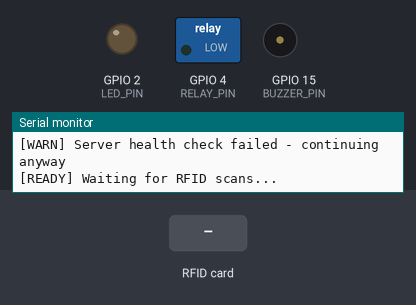
Bench run of a sketch on a simulated ESP32. Shown: switched loads named in the sketch (green lamp = pin HIGH), output pins drawn as LEDs (lit = HIGH), buzzer (waves = sounding, pin HIGH), the last lines printed to the serial monitor. Dashed ring = blinking. The test bench sets the inputs (shaded band). WiFi joins after 1.5 s; servers stay silent unless stated; uploads are accepted with an empty reply.

Above: at 3.4 s.
3.5 s: RFID card 5E 7A 19 C4 held to the reader
At 3.85 s:
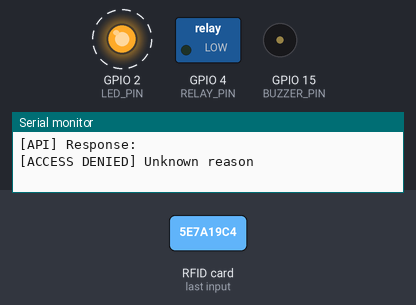
At 5.3 s:
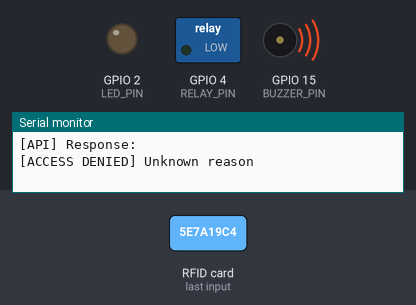
Timing chart, 0 to 7.0 s (numbered marks = the images above; inputs shaded):
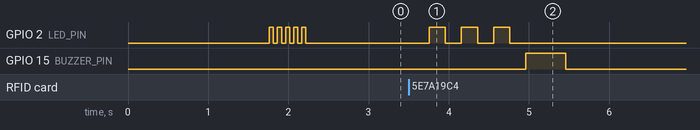

Measured:
- after the input at 3.5 s, GPIO 2 (LED_PIN): alternates HIGH for 0.20 s and LOW for 0.20 s, 6 changes in all, then stays LOW, starting after 0.26 s; GPIO 15 (BUZZER_PIN): LOW → HIGH after 1.5 s, → LOW 0.50 s later

The sketch:

entry_gate.ino
```cpp
/*
 * Production ESP32 Entry Gate Firmware
 * Version: 2.0 - Production Hardened
 *
 * Features:
 * - WiFi auto-reconnect
 * - API timeout handling (10s)
 * - Duplicate scan suppression (5s cooldown)
 * - Fail-safe relay control
 * - Health check on startup
 * - Comprehensive error handling
 */

#include <WiFi.h>
#include <HTTPClient.h>
#include <SPI.h>
#include <MFRC522.h>

// ============================================================================
// CONFIGURATION - Update these for your setup
// ============================================================================

const char* WIFI_SSID = "YOUR_WIFI_SSID";
const char* WIFI_PASSWORD = "YOUR_WIFI_PASSWORD";
const char* SERVER_URL = "http://YOUR_SERVER_IP/gym-management/api/gate.php";
const char* GATE_ID = "ENTRY_01";

// Hardware pins
#define SS_PIN 5
#define RST_PIN 22
#define RELAY_PIN 4
#define LED_PIN 2
#define BUZZER_PIN 15  // Optional

// Timing configuration (from server .env)
#define SCAN_COOLDOWN_MS 5000      // 5 seconds
#define API_TIMEOUT_MS 10000        // 10 seconds
#define GATE_OPEN_DURATION_MS 3000  // 3 seconds
#define WIFI_RECONNECT_DELAY_MS 500
#define MAX_WIFI_ATTEMPTS 20

// Debug mode
#define DEBUG_MODE true

// ============================================================================
// GLOBAL VARIABLES
// ============================================================================

MFRC522 rfid(SS_PIN, RST_PIN);
unsigned long lastScanTime = 0;
String lastScannedUID = "";
int consecutiveFailures = 0;

// ============================================================================
// SETUP
// ============================================================================

void setup() {
    Serial.begin(115200);
    Serial.println("\n\n=================================");
    Serial.println("GYM ENTRY GATE - PRODUCTION v2.0");
    Serial.println("=================================\n");

    // Initialize hardware
    pinMode(RELAY_PIN, OUTPUT);
    pinMode(LED_PIN, OUTPUT);
    pinMode(BUZZER_PIN, OUTPUT);
    digitalWrite(RELAY_PIN, LOW);  // Gate closed
    digitalWrite(LED_PIN, LOW);
    digitalWrite(BUZZER_PIN, LOW);

    // Initialize RFID
    SPI.begin();
    rfid.PCD_Init();
    Serial.println("[OK] RFID RC522 initialized");

    // Connect to WiFi
    connectWiFi();

    // Health check
    if (checkServerHealth()) {
        Serial.println("[OK] Server health check passed");
        blinkSuccess();
    } else {
        Serial.println("[WARN] Server health check failed - continuing anyway");
        blinkWarning();
    }

    Serial.println("\n[READY] Waiting for RFID scans...\n");
}

// ============================================================================
// MAIN LOOP
// ============================================================================

void loop() {
    // WiFi watchdog
    if (WiFi.status() != WL_CONNECTED) {
        Serial.println("[ERROR] WiFi disconnected!");
        blinkError();
        reconnectWiFi();
        return;
    }

    // Check for new card
    if (!rfid.PICC_IsNewCardPresent()) {
        delay(50);
        return;
    }

    if (!rfid.PICC_ReadCardSerial()) {
        delay(50);
        return;
    }

    // Read UID
    String rfidUID = getRFIDString();
    unsigned long currentTime = millis();

    // Cooldown check - prevent duplicate scans
    if (rfidUID == lastScannedUID && (currentTime - lastScanTime) < SCAN_COOLDOWN_MS) {
        if (DEBUG_MODE) {
            Serial.println("[COOLDOWN] Same card scanned within cooldown window - ignored");
        }
        rfid.PICC_HaltA();
        rfid.PCD_StopCrypto1();
        return;
    }

    lastScannedUID = rfidUID;
    lastScanTime = currentTime;

    Serial.println("========================================");
    Serial.print("[SCAN] RFID UID: ");
    Serial.println(rfidUID);
    Serial.print("[INFO] Time: ");
    Serial.println(getTimestamp());

    // Process entry request
    bool success = processEntry(rfidUID);

    if (success) {
        consecutiveFailures = 0;
        openGate();
        blinkSuccess();
    } else {
        consecutiveFailures++;
        blinkError();

        // If too many consecutive failures, check server health
        if (consecutiveFailures >= 3) {
            Serial.println("[WARN] Multiple failures - checking server...");
            if (!checkServerHealth()) {
                Serial.println("[ERROR] Server unreachable!");
                blinkWarning();
            }
            consecutiveFailures = 0;
        }
    }

    rfid.PICC_HaltA();
    rfid.PCD_StopCrypto1();
    delay(1000);  // Brief delay before next scan
}

// ============================================================================
// CORE FUNCTIONS
// ============================================================================

bool processEntry(String rfidUID) {
    HTTPClient http;
    http.setTimeout(API_TIMEOUT_MS);

    String url = String(SERVER_URL) + "?type=entry&rfid_uid=" + rfidUID + "&gate_id=" + GATE_ID;

    if (DEBUG_MODE) {
        Serial.print("[API] Calling: ");
        Serial.println(url);
    }

    http.begin(url);
    int httpCode = http.GET();

    if (httpCode != 200) {
        Serial.print("[ERROR] HTTP ");
        Serial.println(httpCode);
        http.end();
        return false;
    }

    String response = http.getString();
    http.end();

    if (DEBUG_MODE) {
        Serial.print("[API] Response: ");
        Serial.println(response);
    }

    // CRITICAL: Must have BOTH success:true AND action:open
    if (response.indexOf("\"success\":true") > 0 &&
        response.indexOf("\"action\":\"open\"") > 0) {

        // Extract member name if available
        int nameStart = response.indexOf("\"name\":\"");
        if (nameStart > 0) {
            nameStart += 8;
            int nameEnd = response.indexOf("\"", nameStart);
            String memberName = response.substring(nameStart, nameEnd);
            Serial.print("[ACCESS GRANTED] Welcome: ");
            Serial.println(memberName);
        } else {
            Serial.println("[ACCESS GRANTED]");
        }

        return true;
    }

    // Extract denial reason
    int reasonStart = response.indexOf("\"message\":\"");
    if (reasonStart > 0) {
        reasonStart += 11;
        int reasonEnd = response.indexOf("\"", reasonStart);
        String reason = response.substring(reasonStart, reasonEnd);
        Serial.print("[ACCESS DENIED] ");
        Serial.println(reason);
    } else {
        Serial.println("[ACCESS DENIED] Unknown reason");
    }

    return false;
}

void openGate() {
    Serial.println("[GATE] Opening...");
    digitalWrite(RELAY_PIN, HIGH);
    delay(GATE_OPEN_DURATION_MS);
    digitalWrite(RELAY_PIN, LOW);
    Serial.println("[GATE] Closed");
}

String getRFIDString() {
    String uid = "";
    for (byte i = 0; i < rfid.uid.size; i++) {
        if (rfid.uid.uidByte[i] < 0x10) uid += "0";
        uid += String(rfid.uid.uidByte[i], HEX);
    }
    uid.toUpperCase();
    return uid;
}

String getTimestamp() {
    unsigned long seconds = millis() / 1000;
    unsigned long hours = seconds / 3600;
    unsigned long minutes = (seconds % 3600) / 60;
    unsigned long secs = seconds % 60;

    char timestamp[10];
    sprintf(timestamp, "%02lu:%02lu:%02lu", hours, minutes, secs);
    return String(timestamp);
}

// ============================================================================
// WIFI FUNCTIONS
// ============================================================================

void connectWiFi() {
    Serial.print("[WIFI] Connecting to ");
    Serial.print(WIFI_SSID);
    Serial.print("...");

    WiFi.begin(WIFI_SSID, WIFI_PASSWORD);

    int attempts = 0;
    while (WiFi.status() != WL_CONNECTED && attempts < MAX_WIFI_ATTEMPTS) {
        delay(WIFI_RECONNECT_DELAY_MS);
        Serial.print(".");
        attempts++;
    }

    if (WiFi.status() == WL_CONNECTED) {
        Serial.println("\n[OK] WiFi connected");
        Serial.print("[INFO] IP: ");
        Serial.println(WiFi.localIP());
        Serial.print("[INFO] Signal: ");
        Serial.print(WiFi.RSSI());
        Serial.println(" dBm");
    } else {
        Serial.println("\n[ERROR] WiFi connection failed!");
        Serial.println("[ERROR] System cannot operate without WiFi");
        // Flash error indefinitely
        while (true) {
            blinkError();
            delay(1000);
        }
    }
}

void reconnectWiFi() {
    Serial.println("[WIFI] Attempting reconnection...");
    WiFi.disconnect();
    delay(1000);
    connectWiFi();
}

// ============================================================================
// HEALTH CHECK
// ============================================================================

bool checkServerHealth() {
    HTTPClient http;
    http.setTimeout(5000);  // 5 second timeout for health check

    String url = String(SERVER_URL).substring(0, String(SERVER_URL).lastIndexOf('/')) + "/health.php";

    Serial.print("[HEALTH] Checking server: ");
    Serial.println(url);

    http.begin(url);
    int httpCode = http.GET();

    if (httpCode == 200) {
        String response = http.getString();
        http.end();

        if (response.indexOf("\"status\":\"ok\"") > 0) {
            return true;
        }
    }

    http.end();
    return false;
}

// ============================================================================
// FEEDBACK FUNCTIONS
// ============================================================================

void blinkSuccess() {
    for (int i = 0; i < 2; i++) {
        digitalWrite(LED_PIN, HIGH);
        digitalWrite(BUZZER_PIN, HIGH);
        delay(100);
        digitalWrite(LED_PIN, LOW);
        digitalWrite(BUZZER_PIN, LOW);
        delay(100);
    }
}

void blinkError() {
    for (int i = 0; i < 3; i++) {
        digitalWrite(LED_PIN, HIGH);
        delay(200);
        digitalWrite(LED_PIN, LOW);
        delay(200);
    }
    digitalWrite(BUZZER_PIN, HIGH);
    delay(500);
    digitalWrite(BUZZER_PIN, LOW);
}

void blinkWarning() {
    for (int i = 0; i < 5; i++) {
        digitalWrite(LED_PIN, HIGH);
        delay(50);
        digitalWrite(LED_PIN, LOW);
        delay(50);
    }
}
```
